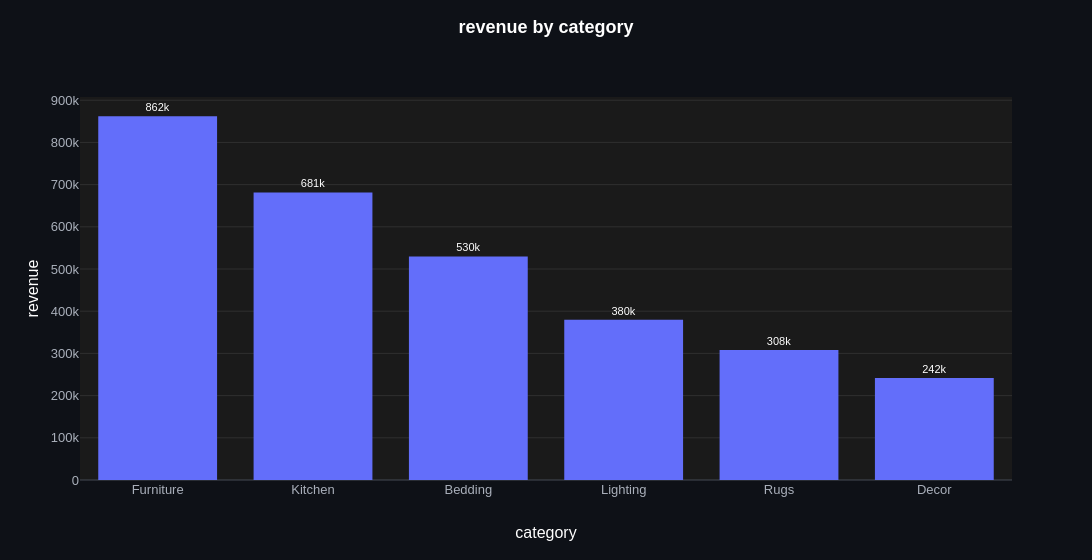

Write notebook code for a chart like this one.
### Markdown cell above
**`hover`** (`str, list of str or None, default None`): extra columns shown on hover.
Only with `agg=None`: an aggregated bar has no single value for them. Hover over a bar
in Jupyter to see each category's order count; the static image can't show it.

### Code cell
ev.bar_plot(categories, "category", "revenue", hover="orders")

### Figure 1 — Plotly figure (JSON) as saved in the notebook; plotly's stock layout.template omitted (floating-point values rounded to 4 significant figures)
{"data": [{"cliponaxis": false, "hovertemplate": "%{hovertext}<extra></extra>", "hovertext": ["category: <b>Furniture</b><br>revenue: 862k<br>orders: 1371", "category: <b>Kitchen</b><br>revenue: 681k<br>orders: 6988", "category: <b>Bedding</b><br>revenue: 530k<br>orders: 4021", "category: <b>Lighting</b><br>revenue: 380k<br>orders: 2667", "category: <b>Rugs</b><br>revenue: 308k<br>orders: 1078", "category: <b>Decor</b><br>revenue: 242k<br>orders: 3200"], "insidetextanchor": "middle", "marker": {"color": ["#636EFA", "#636EFA", "#636EFA", "#636EFA", "#636EFA", "#636EFA"]}, "meta": {"group": null, "role": "data"}, "name": "revenue", "orientation": "v", "showlegend": false, "text": ["862k", "681k", "530k", "380k", "308k", "242k"], "textangle": 0, "textfont": {"size": 11}, "textposition": "outside", "type": "bar", "x": ["Furniture", "Kitchen", "Bedding", "Lighting", "Rugs", "Decor"], "y": [862300.0, 681500.0, 529700.0, 379700.0, 308000.0, 241600.0]}], "layout": {"bargap": 0.15, "bargroupgap": 0.1, "barmode": "group", "height": 560, "legend": {"title": {"text": ""}, "traceorder": "normal"}, "margin": {"t": 97}, "showlegend": false, "title": {"text": "<b>revenue by category</b>"}, "uniformtext": {"minsize": 11, "mode": "hide"}, "width": 1400, "xaxis": {"categoryarray": ["Furniture", "Kitchen", "Bedding", "Lighting", "Rugs", "Decor"], "categoryorder": "array", "title": {"text": "category"}, "type": "category"}, "yaxis": {"title": {"text": "revenue"}}}}
